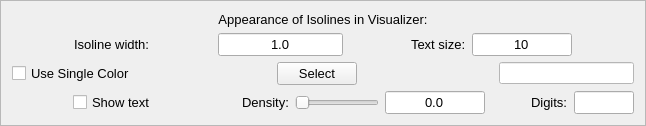
      <widget class="QFrame" name="appearanceFrame">
       <property name="font">
        <font>
         <family>Arial</family>
        </font>
       </property>
       <property name="frameShape">
        <enum>QFrame::StyledPanel</enum>
       </property>
       <property name="frameShadow">
        <enum>QFrame::Raised</enum>
       </property>
       <layout class="QVBoxLayout" name="verticalLayout_3">
        <item>
         <layout class="QVBoxLayout" name="verticalLayout_8">
          <item>
           <widget class="QLabel" name="label_6">
            <property name="font">
             <font>
              <family>MS Shell Dlg 2</family>
              <pointsize>10</pointsize>
              <weight>50</weight>
              <bold>false</bold>
             </font>
            </property>
            <property name="text">
             <string>Appearance of Isolines in Visualizer:</string>
            </property>
            <property name="alignment">
             <set>Qt::AlignCenter</set>
            </property>
           </widget>
          </item>
          <item>
           <layout class="QHBoxLayout" name="_5">
            <item>
             <spacer name="horizontalSpacer_7">
              <property name="orientation">
               <enum>Qt::Horizontal</enum>
              </property>
              <property name="sizeHint" stdset="0">
               <size>
                <width>40</width>
                <height>20</height>
               </size>
              </property>
             </spacer>
            </item>
            <item>
             <widget class="QLabel" name="textLabel1_12">
              <property name="font">
               <font>
                <family>MS Shell Dlg 2</family>
                <pointsize>10</pointsize>
                <weight>50</weight>
                <bold>false</bold>
               </font>
              </property>
              <property name="text">
               <string>Isoline width:</string>
              </property>
              <property name="wordWrap">
               <bool>false</bool>
              </property>
             </widget>
            </item>
            <item>
             <spacer name="spacer75_4">
              <property name="orientation">
               <enum>Qt::Horizontal</enum>
              </property>
              <property name="sizeType">
               <enum>QSizePolicy::Expanding</enum>
              </property>
              <property name="sizeHint" stdset="0">
               <size>
                <width>61</width>
                <height>20</height>
               </size>
              </property>
             </spacer>
            </item>
            <item>
             <widget class="QLineEdit" name="isolineWidthEdit">
              <property name="minimumSize">
               <size>
                <width>50</width>
                <height>0</height>
               </size>
              </property>
              <property name="font">
               <font>
                <family>MS Shell Dlg 2</family>
                <pointsize>10</pointsize>
                <weight>50</weight>
                <bold>false</bold>
               </font>
              </property>
              <property name="toolTip">
               <string>Specify width in voxels of isolines</string>
              </property>
              <property name="text">
               <string>1.0</string>
              </property>
              <property name="alignment">
               <set>Qt::AlignHCenter</set>
              </property>
             </widget>
            </item>
            <item>
             <spacer name="horizontalSpacer_10">
              <property name="orientation">
               <enum>Qt::Horizontal</enum>
              </property>
              <property name="sizeHint" stdset="0">
               <size>
                <width>40</width>
                <height>20</height>
               </size>
              </property>
             </spacer>
            </item>
            <item>
             <widget class="QLabel" name="textLabel1_14">
              <property name="font">
               <font>
                <family>MS Shell Dlg 2</family>
                <pointsize>10</pointsize>
                <weight>50</weight>
                <bold>false</bold>
               </font>
              </property>
              <property name="text">
               <string>Text size:</string>
              </property>
              <property name="wordWrap">
               <bool>false</bool>
              </property>
             </widget>
            </item>
            <item>
             <widget class="QLineEdit" name="textSizeEdit">
              <property name="minimumSize">
               <size>
                <width>50</width>
                <height>0</height>
               </size>
              </property>
              <property name="maximumSize">
               <size>
                <width>100</width>
                <height>16777215</height>
               </size>
              </property>
              <property name="font">
               <font>
                <family>MS Shell Dlg 2</family>
                <pointsize>10</pointsize>
                <weight>50</weight>
                <bold>false</bold>
               </font>
              </property>
              <property name="toolTip">
               <string>Specify font size (points) of annotation in 3D scene</string>
              </property>
              <property name="text">
               <string>10</string>
              </property>
              <property name="alignment">
               <set>Qt::AlignHCenter</set>
              </property>
             </widget>
            </item>
            <item>
             <spacer name="horizontalSpacer_3">
              <property name="orientation">
               <enum>Qt::Horizontal</enum>
              </property>
              <property name="sizeHint" stdset="0">
               <size>
                <width>40</width>
                <height>20</height>
               </size>
              </property>
             </spacer>
            </item>
           </layout>
          </item>
          <item>
           <layout class="QHBoxLayout" name="_8">
            <item>
             <widget class="QCheckBox" name="singleColorCheckbox">
              <property name="font">
               <font>
                <pointsize>10</pointsize>
               </font>
              </property>
              <property name="text">
               <string>Use Single Color</string>
              </property>
             </widget>
            </item>
            <item>
             <spacer name="horizontalSpacer_24">
              <property name="orientation">
               <enum>Qt::Horizontal</enum>
              </property>
              <property name="sizeHint" stdset="0">
               <size>
                <width>40</width>
                <height>20</height>
               </size>
              </property>
             </spacer>
            </item>
            <item>
             <widget class="QPushButton" name="singleColorButton">
              <property name="font">
               <font>
                <pointsize>10</pointsize>
               </font>
              </property>
              <property name="text">
               <string>Select</string>
              </property>
             </widget>
            </item>
            <item>
             <spacer name="spacer75">
              <property name="orientation">
               <enum>Qt::Horizontal</enum>
              </property>
              <property name="sizeType">
               <enum>QSizePolicy::Expanding</enum>
              </property>
              <property name="sizeHint" stdset="0">
               <size>
                <width>61</width>
                <height>20</height>
               </size>
              </property>
             </spacer>
            </item>
            <item>
             <widget class="QLineEdit" name="singleColorEdit">
              <property name="minimumSize">
               <size>
                <width>30</width>
                <height>0</height>
               </size>
              </property>
              <property name="palette">
               <palette>
                <active>
                 <colorrole role="Base">
                  <brush brushstyle="SolidPattern">
                   <color alpha="255">
                    <red>255</red>
                    <green>255</green>
                    <blue>255</blue>
                   </color>
                  </brush>
                 </colorrole>
                 <colorrole role="Window">
                  <brush brushstyle="SolidPattern">
                   <color alpha="255">
                    <red>255</red>
                    <green>255</green>
                    <blue>255</blue>
                   </color>
                  </brush>
                 </colorrole>
                </active>
                <inactive>
                 <colorrole role="Base">
                  <brush brushstyle="SolidPattern">
                   <color alpha="255">
                    <red>255</red>
                    <green>255</green>
                    <blue>255</blue>
                   </color>
                  </brush>
                 </colorrole>
                 <colorrole role="Window">
                  <brush brushstyle="SolidPattern">
                   <color alpha="255">
                    <red>255</red>
                    <green>255</green>
                    <blue>255</blue>
                   </color>
                  </brush>
                 </colorrole>
                </inactive>
                <disabled>
                 <colorrole role="Base">
                  <brush brushstyle="SolidPattern">
                   <color alpha="255">
                    <red>255</red>
                    <green>255</green>
                    <blue>255</blue>
                   </color>
                  </brush>
                 </colorrole>
                 <colorrole role="Window">
                  <brush brushstyle="SolidPattern">
                   <color alpha="255">
                    <red>255</red>
                    <green>255</green>
                    <blue>255</blue>
                   </color>
                  </brush>
                 </colorrole>
                </disabled>
               </palette>
              </property>
              <property name="cursor">
               <cursorShape>ArrowCursor</cursorShape>
              </property>
              <property name="focusPolicy">
               <enum>Qt::StrongFocus</enum>
              </property>
              <property name="acceptDrops">
               <bool>true</bool>
              </property>
              <property name="toolTip">
               <string>Clisk to specify color used in constant map</string>
              </property>
              <property name="inputMask">
               <string notr="true"/>
              </property>
              <property name="text">
               <string/>
              </property>
              <property name="readOnly">
               <bool>true</bool>
              </property>
             </widget>
            </item>
           </layout>
          </item>
          <item>
           <layout class="QHBoxLayout" name="_6">
            <item>
             <spacer name="spacer75_5">
              <property name="orientation">
               <enum>Qt::Horizontal</enum>
              </property>
              <property name="sizeType">
               <enum>QSizePolicy::Expanding</enum>
              </property>
              <property name="sizeHint" stdset="0">
               <size>
                <width>61</width>
                <height>20</height>
               </size>
              </property>
             </spacer>
            </item>
            <item>
             <widget class="QCheckBox" name="textCheckbox">
              <property name="font">
               <font>
                <pointsize>10</pointsize>
               </font>
              </property>
              <property name="toolTip">
               <string>Check to enable text annotation of isovalues</string>
              </property>
              <property name="text">
               <string>Show text</string>
              </property>
             </widget>
            </item>
            <item>
             <spacer name="horizontalSpacer_23">
              <property name="orientation">
               <enum>Qt::Horizontal</enum>
              </property>
              <property name="sizeHint" stdset="0">
               <size>
                <width>40</width>
                <height>20</height>
               </size>
              </property>
             </spacer>
            </item>
            <item>
             <spacer name="horizontalSpacer_22">
              <property name="orientation">
               <enum>Qt::Horizontal</enum>
              </property>
              <property name="sizeHint" stdset="0">
               <size>
                <width>40</width>
                <height>20</height>
               </size>
              </property>
             </spacer>
            </item>
            <item>
             <widget class="QLabel" name="label">
              <property name="font">
               <font>
                <family>MS Shell Dlg 2</family>
                <pointsize>10</pointsize>
               </font>
              </property>
              <property name="text">
               <string>Density:</string>
              </property>
             </widget>
            </item>
            <item>
             <widget class="QSlider" name="densitySlider">
              <property name="toolTip">
               <string>Specify a value between 0 and 1 indicating how densely isoline values will be annotated</string>
              </property>
              <property name="maximum">
               <number>256</number>
              </property>
              <property name="orientation">
               <enum>Qt::Horizontal</enum>
              </property>
             </widget>
            </item>
            <item>
             <widget class="QLineEdit" name="densityEdit">
              <property name="maximumSize">
               <size>
                <width>100</width>
                <height>16777215</height>
               </size>
              </property>
              <property name="font">
               <font>
                <family>MS Shell Dlg 2</family>
                <pointsize>10</pointsize>
               </font>
              </property>
              <property name="toolTip">
               <string>Specify a value between 0 and 1 indicating how densely isoline values will be annotated</string>
              </property>
              <property name="text">
               <string>0.0</string>
              </property>
              <property name="alignment">
               <set>Qt::AlignCenter</set>
              </property>
             </widget>
            </item>
            <item>
             <spacer name="horizontalSpacer_5">
              <property name="orientation">
               <enum>Qt::Horizontal</enum>
              </property>
              <property name="sizeHint" stdset="0">
               <size>
                <width>40</width>
                <height>20</height>
               </size>
              </property>
             </spacer>
            </item>
            <item>
             <widget class="QLabel" name="label_3">
              <property name="font">
               <font>
                <family>MS Shell Dlg 2</family>
                <pointsize>10</pointsize>
               </font>
              </property>
              <property name="text">
               <string>Digits:</string>
              </property>
             </widget>
            </item>
            <item>
             <widget class="QLineEdit" name="numDigitsEdit">
              <property name="maximumSize">
               <size>
                <width>60</width>
                <height>16777215</height>
               </size>
              </property>
              <property name="font">
               <font>
                <family>MS Shell Dlg 2</family>
                <pointsize>10</pointsize>
               </font>
              </property>
              <property name="toolTip">
               <string>Specify number of digits used for annotation</string>
              </property>
              <property name="alignment">
               <set>Qt::AlignCenter</set>
              </property>
             </widget>
            </item>
           </layout>
          </item>
         </layout>
        </item>
       </layout>
      </widget>
